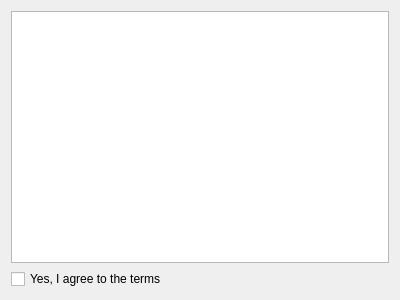
<?xml version="1.0" encoding="UTF-8"?>
<ui version="4.0">
 <class>alt::AgreementWizardPage</class>
 <widget class="QWizardPage" name="alt::AgreementWizardPage">
  <property name="geometry">
   <rect>
    <x>0</x>
    <y>0</y>
    <width>400</width>
    <height>300</height>
   </rect>
  </property>
  <property name="windowTitle">
   <string>Form</string>
  </property>
  <property name="title">
   <string>License Agreement</string>
  </property>
  <property name="subTitle">
   <string>Read the license agreement. If you accept the terms of the agreement, select &quot;Yes, I agree to the terms&quot; and press &quot;Finish&quot;.</string>
  </property>
  <layout class="QGridLayout" name="gridLayout">
   <item row="0" column="0">
    <layout class="QGridLayout" name="gridLayout_4">
     <item row="0" column="0">
      <widget class="QTextBrowser" name="licenseTextBrowser"/>
     </item>
     <item row="1" column="0">
      <widget class="QCheckBox" name="agreementCheckBox">
       <property name="text">
        <string>Yes, I agree to the terms</string>
       </property>
      </widget>
     </item>
    </layout>
   </item>
  </layout>
 </widget>
 <resources/>
 <connections/>
</ui>
